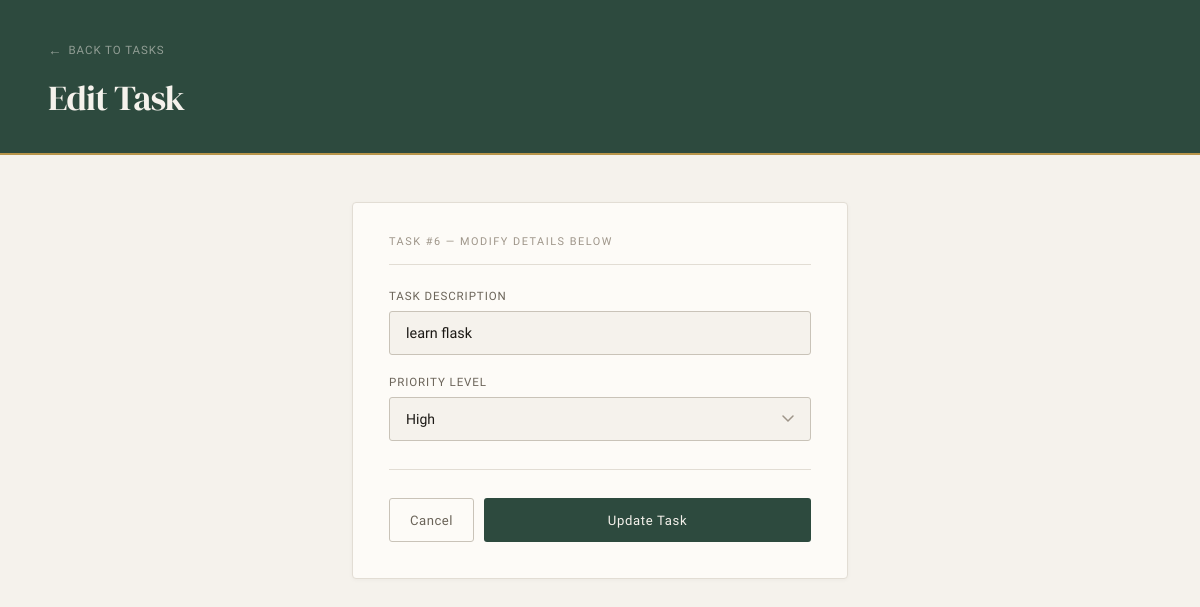
/edit/6, run on the app's committed database.
### tables this page shows
CREATE TABLE tasks (
    id INTEGER PRIMARY KEY AUTOINCREMENT,
    title TEXT NOT NULL,
    priority TEXT NOT NULL,
    completed INTEGER DEFAULT 0
);

### app.py (the view, shortened to what this page needs)
@app.route("/edit/<int:task_id>", methods=["GET", "POST"])
def edit_task(task_id):
    conn = sqlite3.connect("tasks.db")
    cursor = conn.cursor()
    cursor.execute("SELECT * FROM tasks WHERE id=?", (task_id,))
    task = cursor.fetchone()
    conn.close()
    return render_template("edit.html", task=task)

### templates/edit.html (shortened to what this page needs)
<!DOCTYPE html>
<html lang="en">
<head>
</head>
<body>
    <header>
        <a href="/">Back to tasks</a>
        <h1>Edit Task</h1>
    </header>
    <main>
        <div class="card">
            <p class="card-eyebrow">Task #{{ task[0] }} — modify details below</p>
            <form method="POST">
                <div class="field">
                    <label for="task-input">Task description</label>
                    <input
                        id="task-input"
                        type="text"
                        name="task"
                        value="{{ task[1] }}"
                    >
                </div>
                <div class="field">
                    <label for="priority-select">Priority level</label>
                    <select id="priority-select" name="priority">
                        <option value="High"   {% if task[2] == 'High'   %}selected{% endif %}>High</option>
                    </select>
                </div>
                <div class="divider"></div>
                <div class="actions">
                    <a href="/" class="btn-cancel">Cancel</a>
                    <button type="submit" class="btn-update">Update Task</button>
                </div>
            </form>
        </div>
    </main>
</body>
</html>

### templates/edit.html (style rules this page uses)
*, *::before, *::after { box-sizing: border-box; margin: 0; padding: 0; }
:root { --bg: #F5F2EC; --surface: #FDFBF7; --border: #E2DDD4; --border-strong: #C9C3B8; --text-primary: #1C1915; --text-secondary: #6B6459; --text-muted: #9E9589; --accent: #2D4A3E; --accent-light: #E8F0EC; --accent-text: #1A2E26; --danger: #7D2B2B; --danger-light: #F5EAEA; --gold: #B8954A; }
body { font-family: 'Sora', sans-serif; background: var(--bg); color: var(--text-primary); min-height: 100vh; }
header { background: var(--accent); padding: 2.5rem 3rem 2rem; position: relative; }
header::after { content: ''; position: absolute; bottom: -1px; left: 0; right: 0; height: 2px; background: var(--gold); }
header a { display: inline-flex; align-items: center; gap: 6px; font-size: 0.72rem; font-weight: 400; letter-spacing: 0.08em; text-transform: uppercase; color: rgba(245,242,236,0.5); text-decoration: none; margin-bottom: 1rem; transition: color 0.12s; }
header a::before { content: '←'; font-size: 0.85rem; }
header h1 { font-family: 'DM Serif Display', serif; font-size: 2.2rem; font-weight: 400; color: #F5F2EC; letter-spacing: -0.02em; }
main { max-width: 560px; margin: 0 auto; padding: 3rem 2rem 5rem; }
.card { background: var(--surface); border: 1px solid var(--border); border-radius: 4px; padding: 2rem 2.25rem 2.25rem; box-shadow: 0 1px 4px rgba(0,0,0,0.04); }
.card-eyebrow { font-size: 0.68rem; font-weight: 500; letter-spacing: 0.14em; text-transform: uppercase; color: var(--text-muted); margin-bottom: 1.5rem; padding-bottom: 1rem; border-bottom: 1px solid var(--border); }
.field { margin-bottom: 1.25rem; }
.field label { display: block; font-size: 0.72rem; font-weight: 500; letter-spacing: 0.08em; text-transform: uppercase; color: var(--text-secondary); margin-bottom: 0.5rem; }
.field input[type="text"] { width: 100%; font-family: 'Sora', sans-serif; font-size: 0.9rem; padding: 0 1rem; height: 44px; background: var(--bg); border: 1px solid var(--border-strong); border-radius: 3px; color: var(--text-primary); outline: none; transition: border-color 0.15s; }
.field select { width: 100%; font-family: 'Sora', sans-serif; font-size: 0.875rem; padding: 0 2.5rem 0 1rem; height: 44px; background: var(--bg); border: 1px solid var(--border-strong); border-radius: 3px; color: var(--text-primary); outline: none; cursor: pointer; appearance: none; -webkit-appearance: none; background-repeat: no-repeat; background-position: right 1rem center; transition: border-color 0.15s; }
.divider { height: 1px; background: var(--border); margin: 1.75rem 0; }
.actions { display: flex; gap: 10px; }
.btn-update { flex: 1; font-family: 'Sora', sans-serif; font-size: 0.82rem; font-weight: 500; letter-spacing: 0.05em; height: 44px; background: var(--accent); color: #F5F2EC; border: none; border-radius: 3px; cursor: pointer; transition: background 0.15s, transform 0.1s; }
.btn-cancel { font-family: 'Sora', sans-serif; font-size: 0.82rem; font-weight: 400; letter-spacing: 0.04em; height: 44px; padding: 0 1.25rem; background: transparent; color: var(--text-secondary); border: 1px solid var(--border-strong); border-radius: 3px; text-decoration: none; display: inline-flex; align-items: center; cursor: pointer; transition: background 0.12s; }

### data on the page
tasks: id "6", task "learn flask", priority "High"
